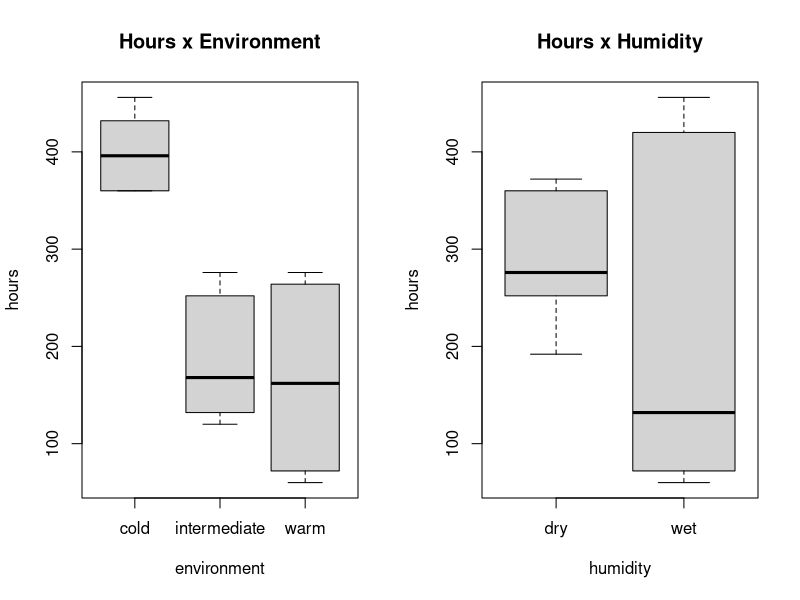
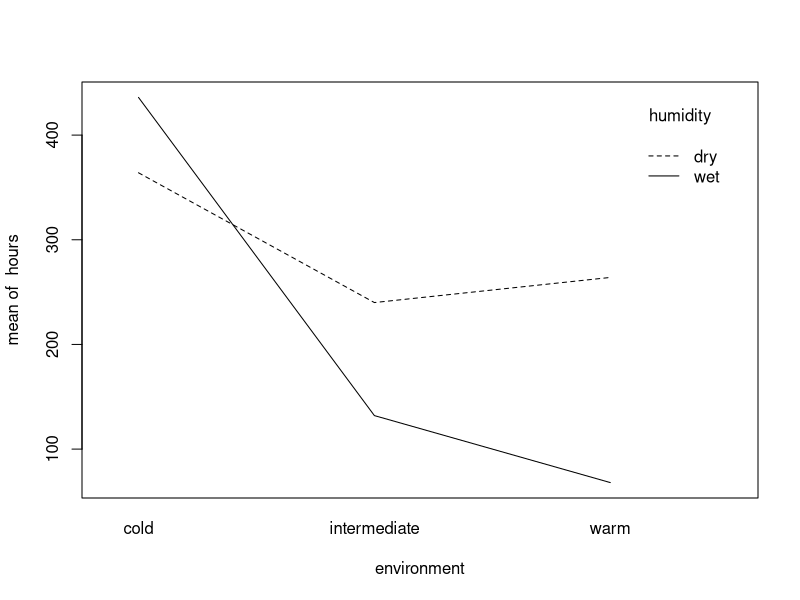
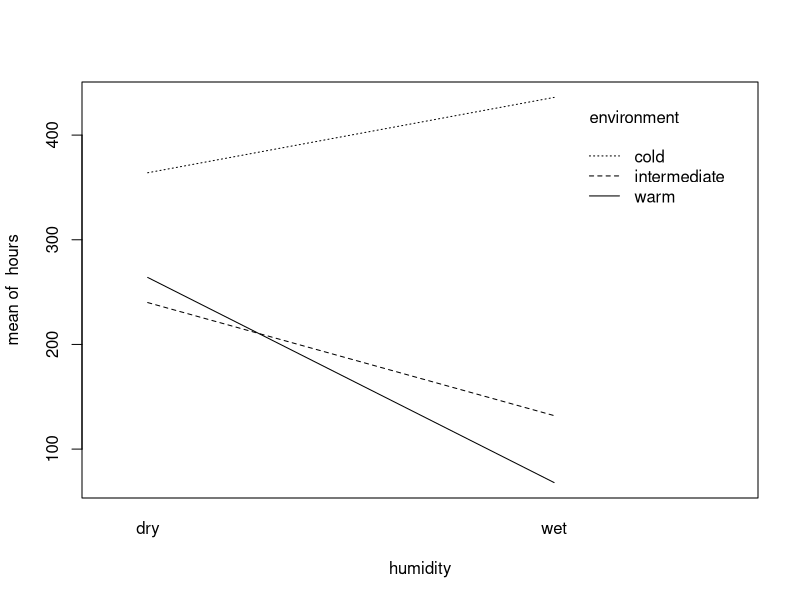
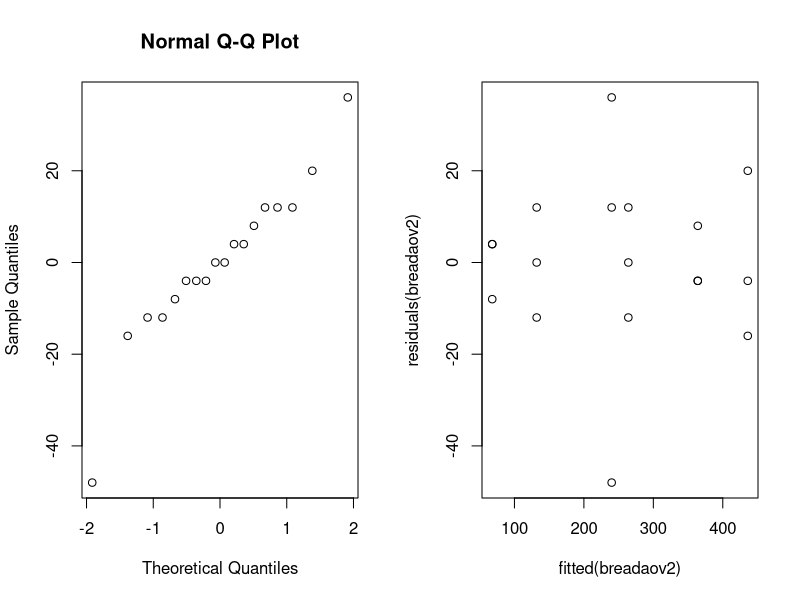
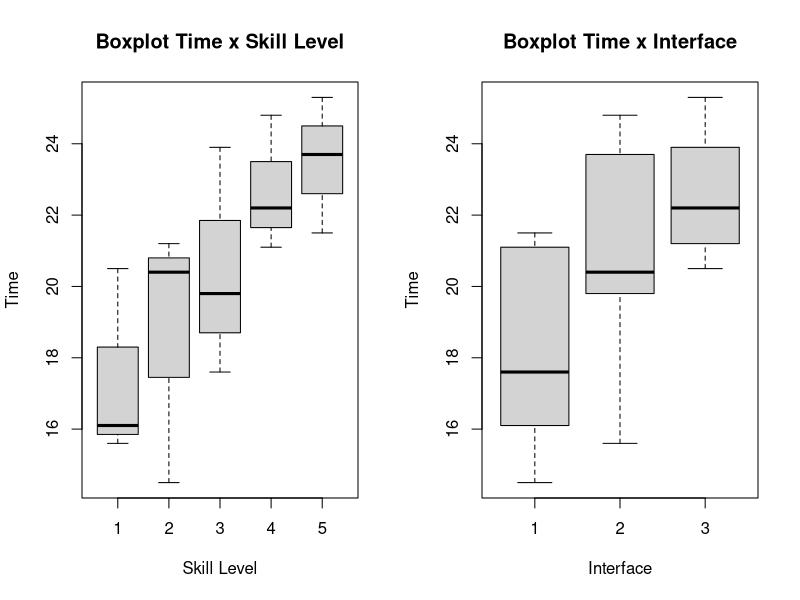
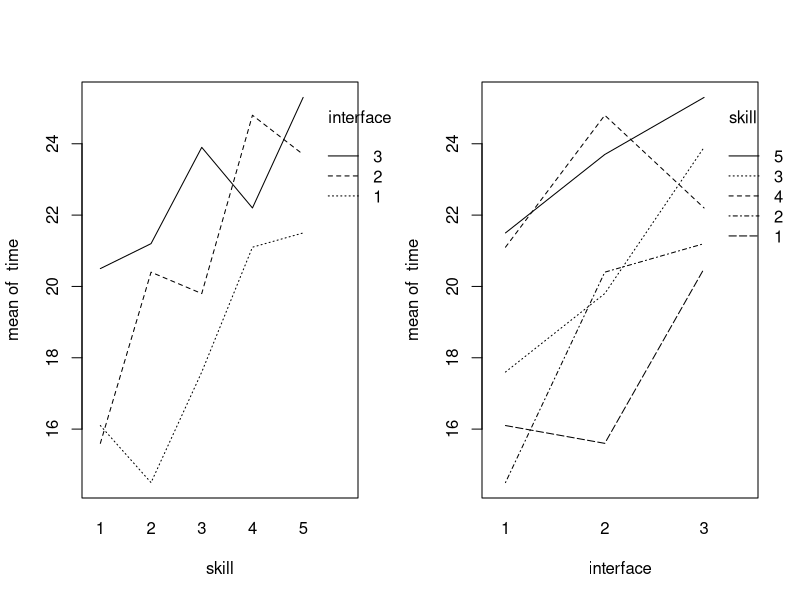
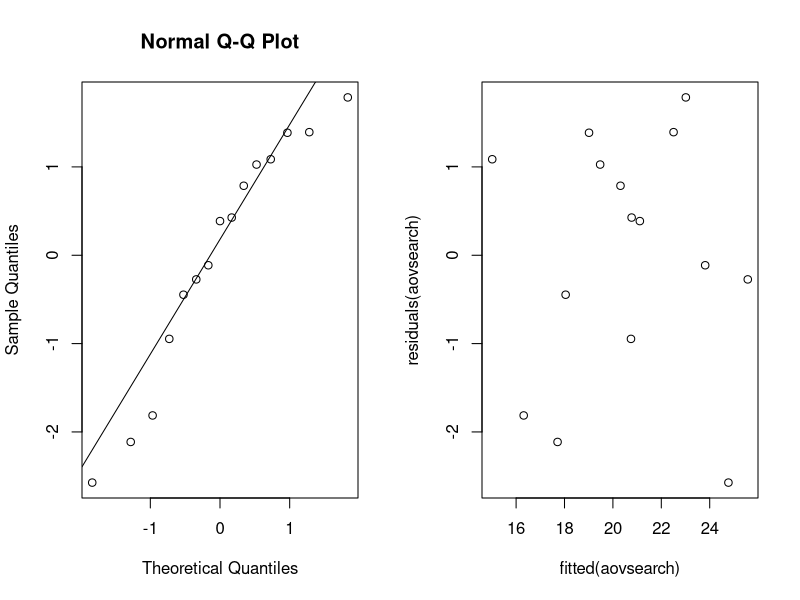
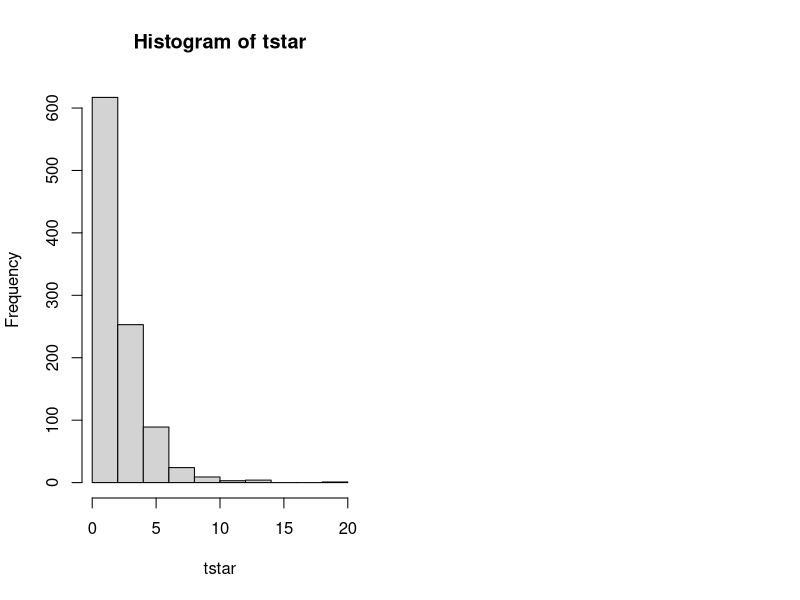

Write R code to recreate these figures, in order. (Note: this script raises an error after producing the figures.)

# Loading necessary packages, so they are available in the current session.
library(multcomp)
library(lme4)

### Exercise 1
data_bread <- read.table(file = "bread.txt", header = TRUE)

# QUestion 1:
I = 3 #levels of temperature.
J = 2 #levels of humidity.
N = 3 #experimental units per combination of the two factors, given that the total of units is 18.
rbind(rep(1:I,each=N*J),rep(1:J,N*I),sample(1:(N*I*J)))

# QUestion 2:
par(mfrow=c(1,2))
boxplot(hours~environment,data=data_bread, main ="Hours x Environment")
boxplot(hours~humidity,data=data_bread, main ="Hours x Humidity")

par(mfrow=c(1,1))
attach(data_bread)
interaction.plot(environment,humidity,hours)
interaction.plot(humidity,environment,hours)

# QUestion 3:
data_bread$environment=as.factor(data_bread$environment)
data_bread$humidity=as.factor(data_bread$humidity)
breadaov=lm(hours~environment*humidity,data=data_bread)
anova(breadaov)
summary(breadaov)

# QUestion 4:
contrasts(data_bread$environment)=contr.sum
contrasts(data_bread$humidity)=contr.sum
breadaov2=lm(hours~environment*humidity,data=data_bread)
#anova(breadaov2)
summary(breadaov2)

# QUestion 5:
#Checking the normality of the population.
par(mfrow=c(1,2))
qqnorm(residuals(breadaov2))

# An extra check is also the Shapiro test.
shapiro.test(residuals(breadaov2))

# Checking the assumption of equal population variances.
plot(fitted(breadaov2), residuals(breadaov2))

### Exercise 2
search = read.table("search.txt", header = TRUE)

# Question 1:
B = 5
I = 3
N = 1

rbind(rep(1:I,each=N*B),rep(1:B,N*I),sample(1:(N*I*B)))

#skill = as.factor(rep(1:B, N*I))
#interface = as.factor(rep(1:I, N*B))
#studentindex = sample(1:B*I*N)
#search_random_frame= data.frame(cbind(skill, interface, studentindex))
#search_random_frame

# Question 2:
attach(search)

par(mfrow=c(1,2))
boxplot(time~skill, main="Boxplot Time x Skill Level", ylab="Time", xlab="Skill Level")
boxplot(time~interface, main="Boxplot Time x Interface", ylab="Time", xlab="Interface")

par(mfrow=c(1,2))
interaction.plot(skill, interface, time); interaction.plot(interface, skill, time)

# Question 3:
search$skill <- factor(search$skill)
search$interface <-  factor(search$interface)
aovsearch = lm(time~interface+skill, data = search)
anova(aovsearch)
summary(aovsearch)

# Question 4: ?
contrasts(search$skill)=contr.sum
contrasts(search$interface)=contr.sum
aovsearch = lm(time~interface+skill, data = search)
summary(aovsearch)

estimatedTime = 20.5467 +  2.1533  + (0 - (-2.3867) - 0.3133)  
estimatedTime

# Question 5:
par(mfrow=c(1,2))
qqnorm(residuals(aovsearch))
qqline(residuals(aovsearch))
plot(fitted(aovsearch), residuals(aovsearch))

# Question 6: ?
friedman.test(time, interface, skill, data = search)
#friedman.test(time~interface|skill, data = search)

# Question 7:
oneaovsearch = lm(time~interface, data = search)
anova(oneaovsearch)

### Exercise 3

# Question 1
cream= read.table("cream.txt",header = TRUE)

cream$batch= as.factor(cream$batch)
cream$position= as.factor(cream$position)
cream$starter= as.factor(cream$starter)

creamaov= lm(acidity ~ starter + batch + position,data = cream)
summary(creamaov)

# Question 2
library(multcomp)
creammult= glht(creamaov,linfct = mcp(starter="Tukey"))
summary(creammult)

# Question 3
# In Word File

# Question 4
confint(creammult)


### Exercise 4
library(lme4)
# Question 1
cow = read.table("cow.txt", header = TRUE)
cow$id = factor(cow$id)
cow$per = factor(cow$per)
cow$treatment = factor(cow$treatment)

cowlm = lm(milk~treatment+id+per, data = cow)
summary(cowlm)

# Question 2: Result from question 1

# Question 3
cowlmer = lmer(milk~treatment+order+per+(1|id), data = cow, REML=FALSE)
summary(cowlmer)
cowlmer1 = lmer(milk~order+per+(1|id), data = cow, REML=FALSE)
anova(cowlmer1, cowlmer)


# Question 4
attach(cow)
t.test(milk[treatment=="A"],milk[treatment=="B"],paired=TRUE)

### Exercise 5

# Question 1

nausea.frame=data.frame("nausea" = integer(),"medicin" = character(), stringsAsFactors = FALSE)
index = 1
for(i in 1:100){
  nausea.frame[i,] <- rbind(0, "Chlorpromazine")
  index = index + 1
}

for(i in 1:52){
  nausea.frame[index,] <- rbind(1, "Chlorpromazine")
  index = index + 1
}

for(i in 1:32){
  nausea.frame[index,] <- rbind(0, "Pentobarbital(100mg)")
  index = index + 1
}

for(i in 1:35){
  nausea.frame[index,] <- rbind(1, "Pentobarbital(100mg)")
  index = index + 1
}

for(i in 1:48){
  nausea.frame[index,] <- rbind(0, "Pentobarbital(150mg)")
  index = index + 1
}

for(i in 1:37){
  nausea.frame[index,] <- rbind(1, "Pentobarbital(150mg)")
  index = index + 1
}

#nausea.frame
attach(nausea.frame)
# Question 2
nausea.frame$medicin=as.factor(nausea.frame$medicin)

xtabs(~medicin+nausea)

# Question 3
attach(nausea.frame)

t = chisq.test(xtabs(~medicin+nausea))[[1]]
B=1000
tstar=numeric(B)
for (i in 1:B){
  medicinstar=sample(medicin)
  tstar[i]= chisq.test(xtabs(~medicinstar+nausea))[[1]]
}

hist(tstar)
t
pl=sum(tstar<t)/B
pr=sum(tstar>t)/B
p=2*min(pl,pr)
pl;pr;p

# Question 4
chisq.test(xtabs(~medicin+nausea))

### Exercise 6

# Question 1
airpollution= read.table("airpollution.txt", header = TRUE)
pairs(oxidant ~ day + wind + temperature + humidity + insolation , data= airpollution, upper.panel= NULL)

# Question 2
oxidant_day= lm(oxidant ~ day, data = airpollution)
summary(oxidant_day)
#p_value: 0.582

oxidant_wind= lm(oxidant ~ wind, data = airpollution)
summary(oxidant_wind)
#p_value: 8.20e-07

oxidant_temperature=lm(oxidant ~ temperature, data = airpollution)
summary(oxidant_temperature)
#p_value: 1.17e-06

oxidant_humidity=lm(oxidant ~ humidity, data = airpollution)
summary(oxidant_humidity)
#p_value: 0.056317

oxidant_insolation=lm(oxidant ~ insolation, data = airpollution)
summary(oxidant_insolation)
#p_value: 0.00441

## step 1 - select the smallest p-value (wind)
oxidant1= lm(oxidant ~ wind, data = airpollution)
summary(oxidant1)

## step 2 - select second smallest p-value (temperature)
oxidant2=lm(oxidant ~ wind + temperature, data = airpollution)
summary(oxidant2)

## step 3 - select third smallest p-value (insolation)
oxidant3=lm(oxidant ~ wind + temperature + insolation, data = airpollution)
summary(oxidant3)

## Best Model
oxidant2

# Question 3
## step 1 - full model
oxidant5= lm(oxidant ~ wind + temperature + insolation + humidity + day, data = airpollution)
summary(oxidant5)

## step 2 - remove the highest p-value (day)
oxidant4= lm(oxidant ~ wind + temperature + insolation + humidity , data = airpollution)
summary(oxidant4)

## step 3 - remove second highest p-value (insolation)
oxidant3= lm(oxidant ~ wind + temperature + humidity , data = airpollution)
summary(oxidant3)

## step 4 - remove third highest p-value (humidity)
oxidant2= lm(oxidant ~ wind + temperature , data = airpollution)
summary(oxidant2)

# Question 4
## Best Model
oxidant2

# Question 5
par(mfrow=c(1,2))
qqnorm(residuals(oxidant2), main = "QQ-plot residuals")
plot(fitted(oxidant2),residuals(oxidant2))

### Exercise 7

# Question 1
crime_expenses <- read.table(file = "expensescrime.txt", header = TRUE)

#Identifying potential correlations
pairs(crime_expenses, upper.panel=NULL)

# It's possible to see a potential correlation between expend and bad, lawyers, employ and pop.
# Verifying the histogram for these variables:
par(mfrow=c(1,5))
hist(crime_expenses$expend)
hist(crime_expenses$bad)
hist(crime_expenses$lawyers)
hist(crime_expenses$employ)
hist(crime_expenses$pop)

# Thus a first attempt to calculate the linear model will be made considering these factors.
attach(crime_expenses)
expenseslm = lm(expend~bad+lawyers+employ+pop, data=crime_expenses)
summary(expenseslm)
confint(expenseslm)
#Assessing the current model
par(mfrow=c(1,2))
qqnorm(residuals(expenseslm)) # There are
shapiro.test(residuals(expenseslm)) #Extract check using Shapiro's normality test.

plot(fitted(expenseslm),residuals(expenseslm))
# The variances for the different fitted values is concentrated with smaller value of fitted expenses.

#2nd Iteration:
# Considering that in the previous iteration lawyers and employ reject the null hypothesis the 2nd iteration will
# consider only these factors (bad will also be considered since it has the biggest estimated coeficient).
# Additionally, now we will calculate the regression considering interaction between the variables.
expenseslm2 = lm(expend~bad*lawyers*employ, data=crime_expenses)
summary(expenseslm2)
# Assessing the new regression parameters:
qqnorm(residuals(expenseslm2))
plot(fitted(expenseslm2),residuals(expenseslm2))
# The qqnorm presents a curved shape with some points far from the line, the qqnorm shows a concentration around certain fitted values (<1000).
# Given that bad is the variable with highest coeficient we will try to have better results by elevating bad to the
# power of 2.

crime_expenses$bad2 = crime_expenses$bad^2
expenseslm3 = lm(expend~bad*lawyers*employ*bad2, data=crime_expenses)
summary(expenseslm3)
qqnorm(residuals(expenseslm3))
plot(fitted(expenseslm3),residuals(expenseslm3))
# After this iteration the qqnorm graph presents a better slope and distance between the points.
# Also the residuals x ffited graph shows that the residuals are more spread.

#The model is: expenses = 136.3 -8.186*bad -0.1297*lawyers + 0.08236*employ - 0.1440*bad^2
